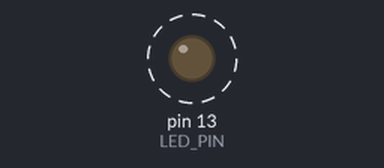
A sketch run on a simulated Arduino Uno, built with avr-gcc and run on an emulated ATmega328P. Parts: output pins drawn as LEDs (lit = HIGH). Dashed ring = blinking. What the sketch prints to the serial monitor is not drawn.

Above: at 0.05 s.
Timing chart, 0 to 3.0 s (numbered marks = the images above):
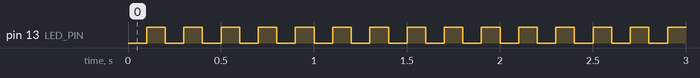

Measured:
- by itself, pin 13 (LED_PIN): alternates HIGH for 0.10 s and LOW for 0.10 s

The sketch:

TaskScheduler.ino
```cpp
// Task class for non-blocking periodic execution
class Task {
public:
    Task(unsigned long interval, void (*callback)())
        : interval(interval), callback(callback), lastExecutionTime(0), isRunning(true), executionCount(0), maxExecutionCount(0) {}

    void update() {
        if (!isRunning) return;

        unsigned long currentTime = millis();

        if (currentTime - lastExecutionTime >= interval) {
            lastExecutionTime = currentTime;

            if (callback) {
                callback();
            }

            if (maxExecutionCount > 0) {
                executionCount++;
                if (executionCount >= maxExecutionCount) {
                    isRunning = false;
                }
            }
        }
    }

    void start() {
        isRunning = true;
        executionCount = 0;
    }

    void stop() {
        isRunning = false;
    }

    void setInterval(unsigned long newInterval) {
        interval = newInterval;
    }

    void setMaxExecutionCount(unsigned long count) {
        maxExecutionCount = count;
        executionCount = 0;
    }

    bool isActive() const {
        return isRunning;
    }

private:
    unsigned long interval;
    void (*callback)();
    unsigned long lastExecutionTime;
    bool isRunning;
    unsigned long executionCount;
    unsigned long maxExecutionCount;
};

// Scheduler class for managing multiple tasks
class Scheduler {
public:
    Scheduler() : taskCount(0) {}

    void addTask(Task* task) {
        if (taskCount < MAX_TASKS) {
            tasks[taskCount++] = task;
        }
    }

    void update() {
        for (int i = 0; i < taskCount; i++) {
            if (tasks[i]) {
                tasks[i]->update();
            }
        }
    }

private:
    static const int MAX_TASKS = 10;
    Task* tasks[MAX_TASKS];
    int taskCount;
};

// Global objects
Scheduler scheduler;
const int LED_PIN = 13;

// Task callbacks
void ledToggle() {
    digitalWrite(LED_PIN, !digitalRead(LED_PIN));
}

void sensorUpdate() {
    Serial.println("Sensor Update");
}

void heartbeat() {
    Serial.println("Heartbeat");
}

// Task objects
Task task1(100, ledToggle);
Task task2(500, sensorUpdate);
Task task3(1000, heartbeat);

void setup() {
    Serial.begin(9600);
    pinMode(LED_PIN, OUTPUT);
    digitalWrite(LED_PIN, LOW);

    // Register tasks with scheduler
    scheduler.addTask(&task1);
    scheduler.addTask(&task2);
    scheduler.addTask(&task3);

    Serial.println("Task Scheduler Started");
}

void loop() {
    // Non-blocking update of all tasks
    scheduler.update();
}
```
